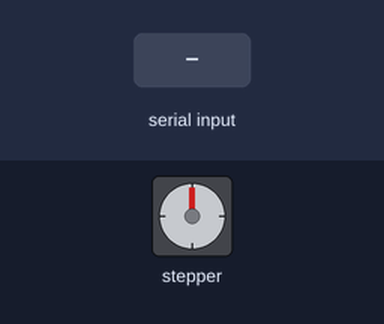
Simulated run of this sketch. Board: Arduino Mega 2560, built with avr-gcc and run on an emulated ATmega2560. Parts: stepper motor. The inputs (shaded band) are chosen by the test bench. Stepper angles assume 400 steps per turn.

Above: at 1.2 s.
1.3 s: "motor 1 +\n" received over Serial
At 1.46 s:
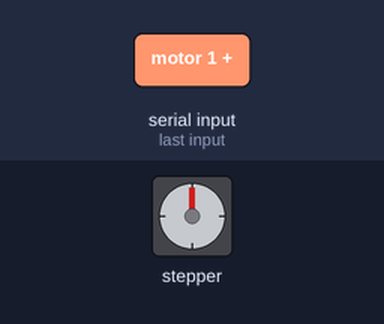
At 2.06 s:
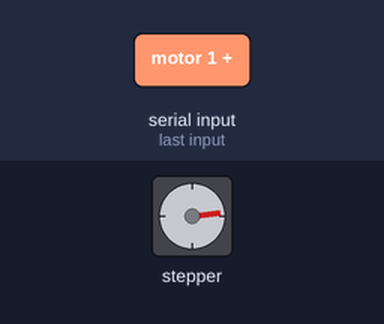
4.3 s: "motor 1 -\n" received over Serial
At 4.46 s:
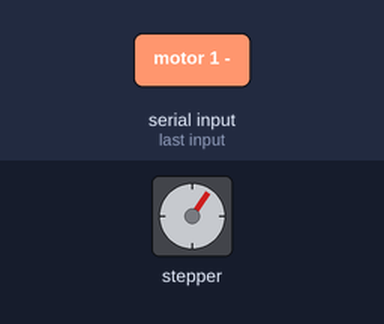
7.3 s: "0\n" received over Serial
Timing chart, 0 to 10.3 s (numbered marks = the images above; inputs shaded):
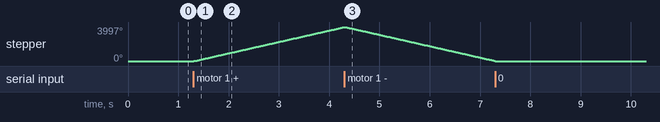

Measured:
- after the input at 1.3 s, stepper: keeps turning clockwise at about 1338°/s, starting at once

The sketch:

third_motor_pin_test.ino
```cpp
#include <AccelStepper.h>

// Define stepper pins
#define STEP_PIN 12      // Step pin
#define DIR_PIN 13       // Direction pin

// Microstepping control pins
#define MS1_PIN 23
#define MS2_PIN 21

// Steps per revolution for the motor
const float stepsPerRevolution = 200;
// Microstepping multiplier (1, 2, 4, 8, 16, or 32)
int microstepSetting = 2;
float speedStepsPerSec;
float Max_Speed_StepsPerSec;
float desiredRPM = 300; // Set the desired speed in rpm (revolutions per minute)
float MaxRPM = 400; // Set max speed in rpm (revolutions per minute) wyprowadzono metodą eksperementalną

String actualCommand = "";
String receivedCommand = "";
String temp = "";
// AccelStepper instance in driver mode
AccelStepper stepper(AccelStepper::DRIVER, STEP_PIN, DIR_PIN);

void setup() {
  // Set microstepping pins as outputs
  Serial.begin(9600);
  pinMode(MS1_PIN, OUTPUT);
  pinMode(MS2_PIN, OUTPUT);

  // Set microstepping mode (adjust as needed: HIGH or LOW)
  digitalWrite(MS1_PIN, HIGH);  // Set to LOW or HIGH for desired microstep setting
  digitalWrite(MS2_PIN, LOW);  // Set to LOW or HIGH for desired microstep setting

  // Set the desired RPM and the max RPM
  // float desiredRPM = 300; // Set the desired speed in rpm (revolutions per minute)
  // float MaxRPM = 400; // Set max speed in rpm (revolutions per minute) wyprowadzono metodą eksperementalną

  // Calculate and set the desired and max speed in steps per second
  // float speedStepsPerSec = -(microstepSetting * stepsPerRevolution*desiredRPM) / 60.0;
  // float Max_Speed_StepsPerSec = microstepSetting * stepsPerRevolution * MaxRPM / 60; // Specify max speed in steps/sec (converted from RPM)
  // stepper.setMaxSpeed(Max_Speed_StepsPerSec);
  // stepper.setSpeed(speedStepsPerSec);
}

void loop() {
  // Odczytaj całą linię z portu szeregowego
  //delay(1000);
  if (Serial.available()) {
    temp = Serial.readStringUntil('\n');
    temp.trim();
    if (temp == "motor 1 +" || temp == "motor 1 -" || temp == "0") {
      receivedCommand = temp;
      if(actualCommand != receivedCommand) {
        if (receivedCommand == "motor 1 +") {
          speedStepsPerSec = (microstepSetting * stepsPerRevolution * desiredRPM) / 60.0;
          Max_Speed_StepsPerSec = microstepSetting * stepsPerRevolution * MaxRPM / 60;
          stepper.setMaxSpeed(Max_Speed_StepsPerSec);
          stepper.setSpeed(speedStepsPerSec);
          //actualCommand = receivedCommand;
          //delay(10);
        }

        else if (receivedCommand == "motor 1 -" && actualCommand != receivedCommand) {
          speedStepsPerSec = -(microstepSetting * stepsPerRevolution * desiredRPM) / 60.0;
          Max_Speed_StepsPerSec = microstepSetting * stepsPerRevolution * MaxRPM / 60;
          stepper.setMaxSpeed(Max_Speed_StepsPerSec);
          stepper.setSpeed(speedStepsPerSec);
          //actualCommand = receivedCommand;
          //delay(10);
        }

        else if (receivedCommand == "0" && actualCommand != receivedCommand) {
          stepper.setSpeed(0);
          //actualCommand = receivedCommand;
          //delay(10);
        }
        //receivedCommand = "";
        actualCommand = receivedCommand;
      }
    }
}


  // if (receivedCommand == "motor 1 +" && actualCommand != receivedCommand) {
  //   speedStepsPerSec = (microstepSetting * stepsPerRevolution * desiredRPM) / 60.0;
  //   Max_Speed_StepsPerSec = microstepSetting * stepsPerRevolution * MaxRPM / 60;
  //   stepper.setMaxSpeed(Max_Speed_StepsPerSec);
  //   stepper.setSpeed(speedStepsPerSec);
  //   actualCommand = receivedCommand;
  //   delay(10);
  // }

  // // else if (receivedCommand == "motor 1 -" && actualCommand != receivedCommand) {
  // //   speedStepsPerSec = -(microstepSetting * stepsPerRevolution * desiredRPM) / 60.0;
  // //   Max_Speed_StepsPerSec = microstepSetting * stepsPerRevolution * MaxRPM / 60;
  // //   stepper.setMaxSpeed(Max_Speed_StepsPerSec);
  // //   stepper.setSpeed(speedStepsPerSec);
  // //   actualCommand = receivedCommand;
  // //   delay(10);
  // // }

  // // else if (receivedCommand == "0" && actualCommand != receivedCommand) {
  // //   stepper.setSpeed(0);
  // //   actualCommand = receivedCommand;
  // //   delay(10);
  // // }
  // // receivedCommand = "";

  stepper.runSpeed();
  //delay(10);
}
```
